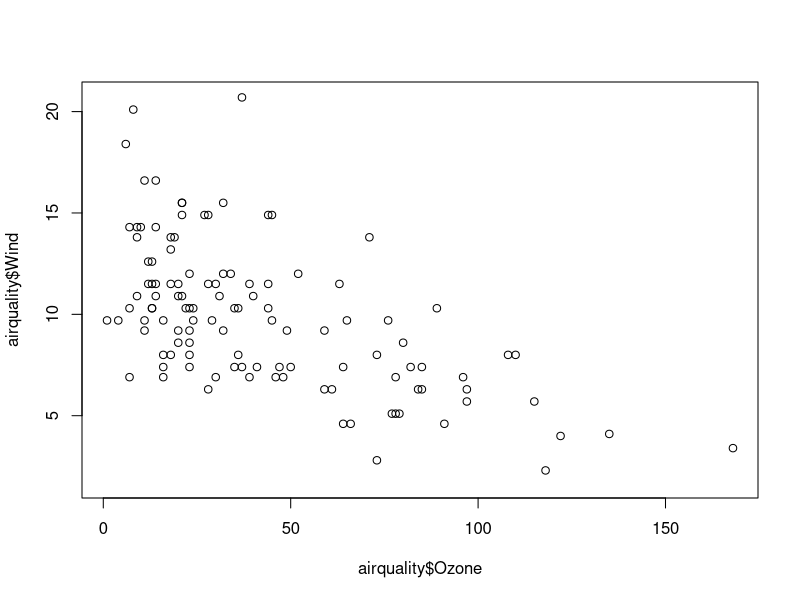
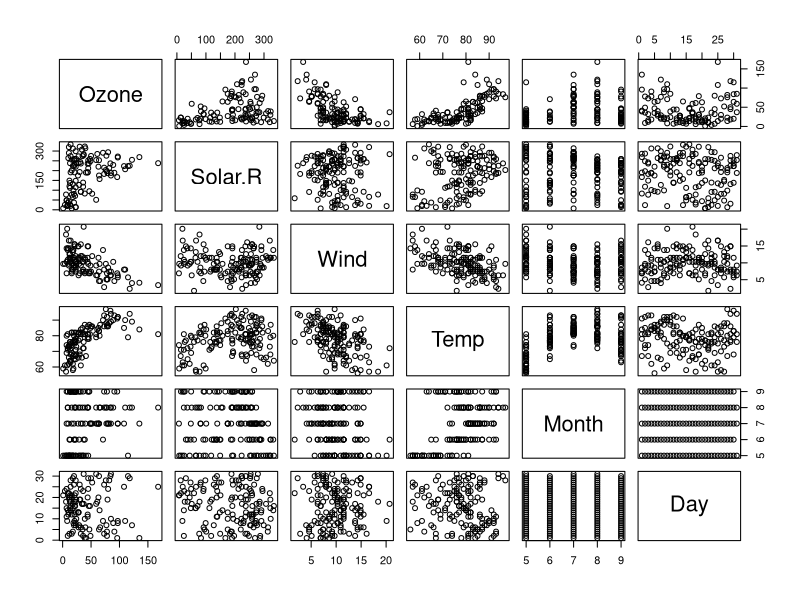
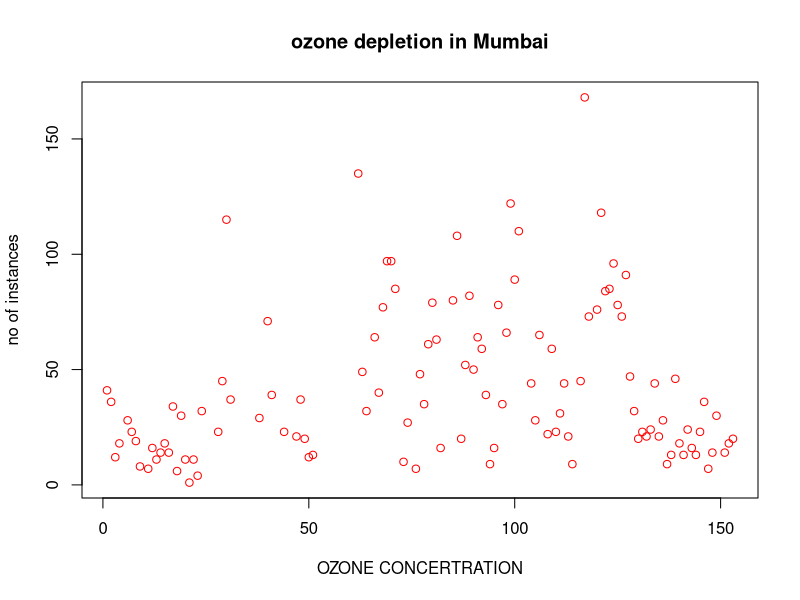
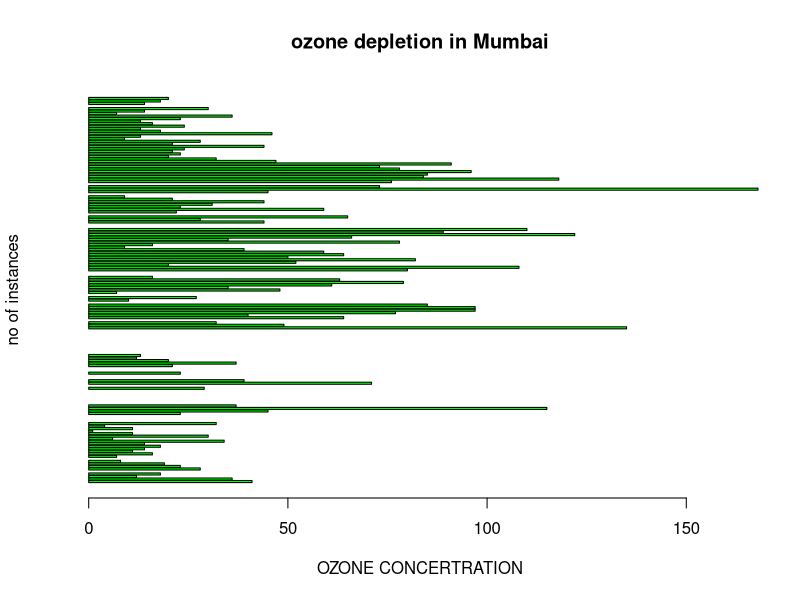
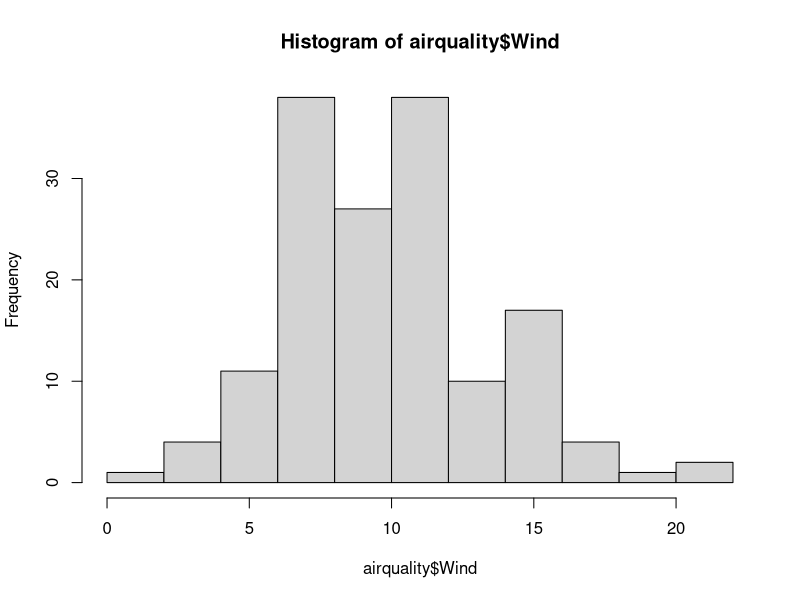
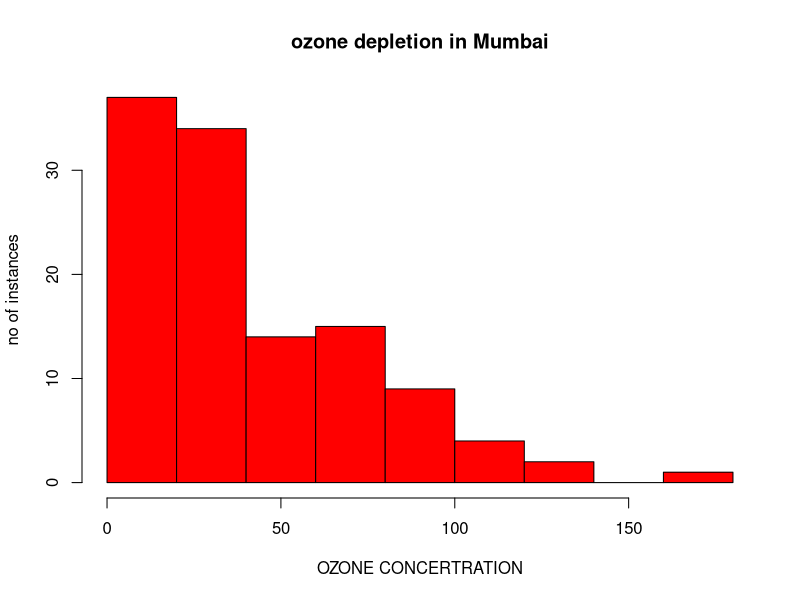
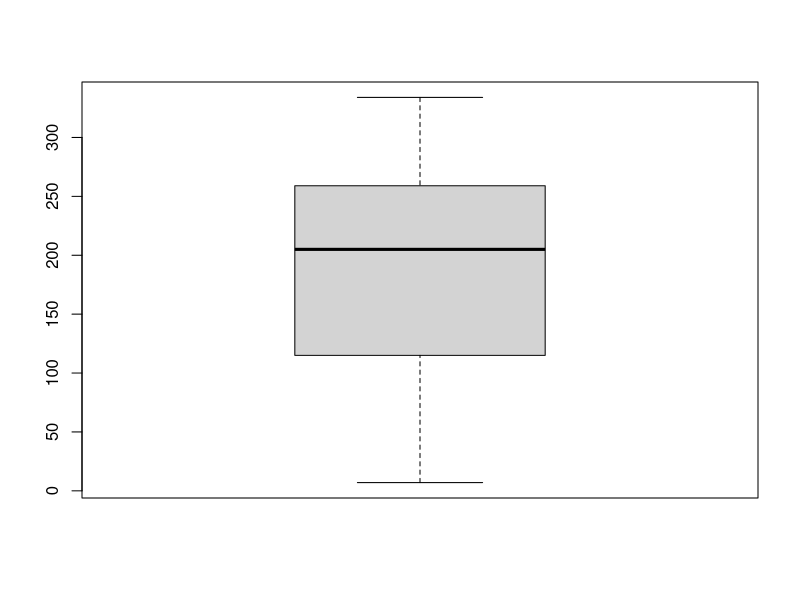
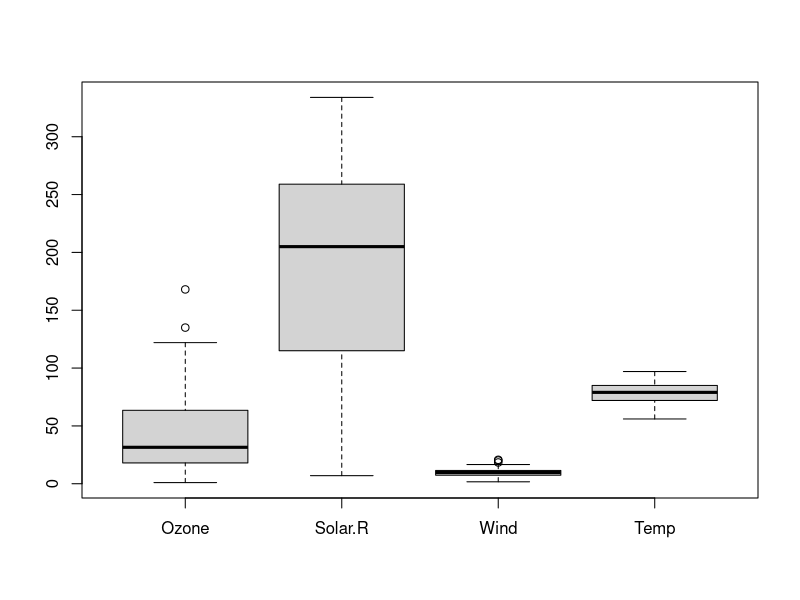

Here is the R script that generated these plots, in order:
airquality <- datasets::airquality
airquality
head(airquality,5)
summary(airquality)
summary(airquality$Temp)
summary(airquality[,4])
plot(airquality$Ozone, airquality$Wind)
plot(airquality)
plot(airquality$Ozone, xlab = 'OZONE CONCERTRATION', 
     ylab = 'no of instances', main = 'ozone depletion in Mumbai', col = 'red')
barplot(airquality$Ozone, xlab = 'OZONE CONCERTRATION', 
     ylab = 'no of instances', main = 'ozone depletion in Mumbai', col = 'green', horiz=TRUE)
hist(airquality$Wind)
hist(airquality$Ozone, xlab = 'OZONE CONCERTRATION', 
     ylab = 'no of instances', main = 'ozone depletion in Mumbai', col = 'red')
boxplot(airquality$Solar.R)
boxplot(airquality[,1:4])
